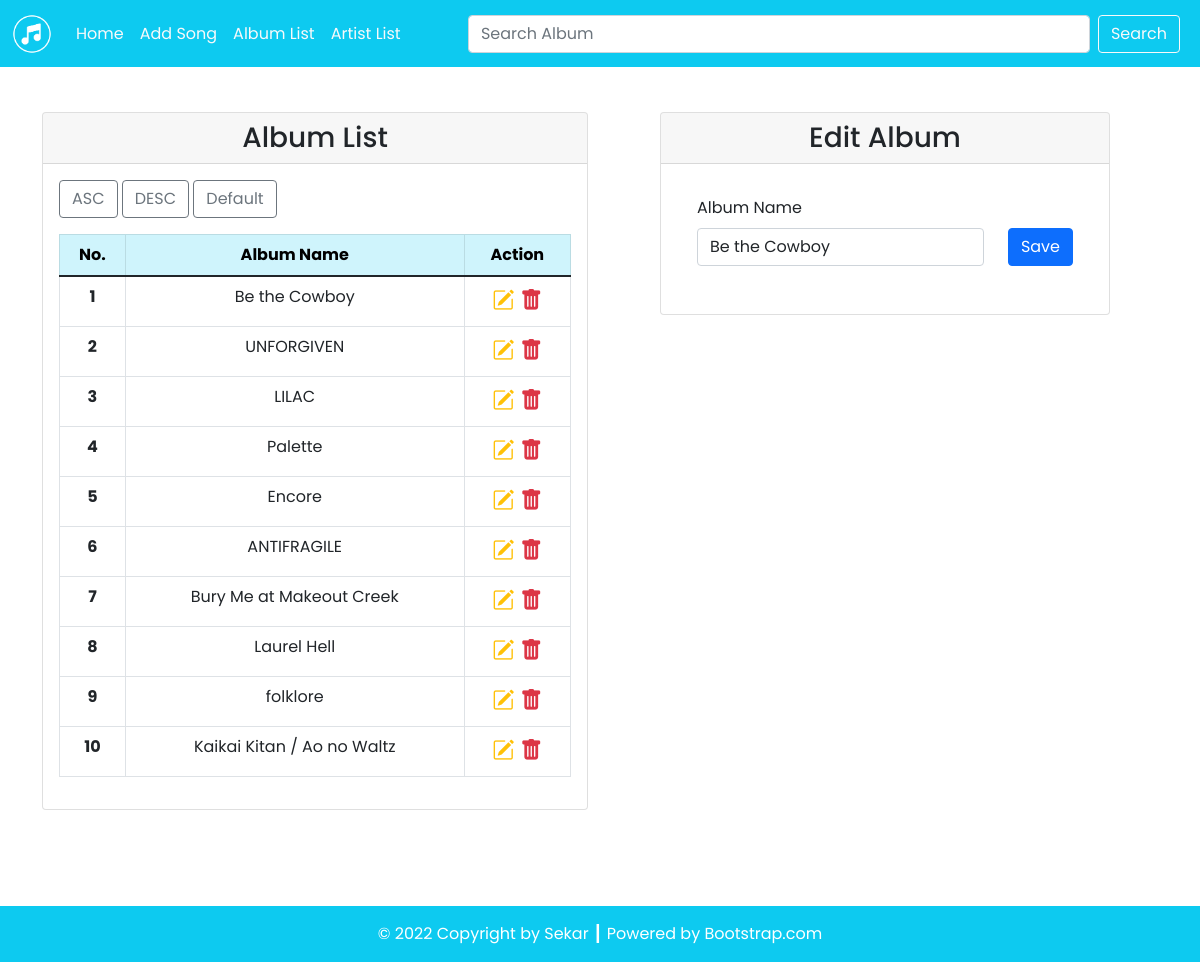
Page /source_code/album.php?id=1 on the committed database.
### tables this page shows
CREATE TABLE `album` (
  `album_id` int(11) NOT NULL AUTO_INCREMENT,
  `album_name` varchar(100) DEFAULT NULL,
  PRIMARY KEY (`album_id`)
);

### source_code/config/db.php (called while the page is built)
<?php
$DB_HOST = "localhost";
$DB_USERNAME = "root";
$DB_PASSWORD = "";
$DB_NAME = "db_song";

### source_code/classes/DB.php (called while the page is built, shortened)
<?php
class DB
{
    private $hostname;
    private $username;
    private $password;
    private $dbname;
    private $conn;
    private $result;
    function __construct($hostname, $username, $password, $dbname)
    {
        $this->hostname = $hostname;
        $this->username = $username;
        $this->password = $password;
        $this->dbname = $dbname;
    }
    function open()
    {
        $this->conn = mysqli_connect($this->hostname, $this->username, $this->password, $this->dbname);
    }
    function execute($query)
    {
        $this->result = mysqli_query($this->conn, $query);
    }
    function getResult()
    {
        return mysqli_fetch_array($this->result);
    }
}

### source_code/classes/Album.php (called while the page is built, shortened)
<?php
class Album extends DB
{
    function getAlbum()
    {
        $query = "SELECT * FROM album";
        return $this->execute($query);
    }
    function getAlbumById($id)
    {
        $query = "SELECT * FROM album WHERE album_id=$id";
        return $this->execute($query);
    }
}

### source_code/album.php (the view, shortened to what this page needs)
<?php
include('config/db.php');
include('classes/DB.php');
include('classes/Album.php');
include('classes/Template.php');
$album = new Album($DB_HOST, $DB_USERNAME, $DB_PASSWORD, $DB_NAME);
$album->open();
$album->getAlbum();
$header = '<tr>
<th scope="row">No.</th>
<th scope="row">Album Name</th>
<th scope="row">Action</th>
</tr>';
$data = null;
$no = 1;
while ($alb = $album->getResult()) {
    $data .= '<tr>
    <th scope="row">' . $no . '</th>
    <td>' . $alb['album_name'] . '</td>
    <td style="font-size: 22px;">
        <a href="album.php?id=' . $alb['album_id'] . '" title="Edit Data"><i class="bi bi-pencil-square text-warning"></i></a>&nbsp;<a href="album.php?hapus=' . $alb['album_id'] . '" title="Delete Data"><i class="bi bi-trash-fill text-danger"></i></a>
        </td>
    </tr>';
    $no++;
}
if (isset($_GET['id'])) {
    $id = $_GET['id'];
    if ($id > 0) {
        $album->getAlbumById($id);
    }
}

### source_code/classes/Template.php (shortened to what this page needs)
<?php
class Template
{
    var $content = '';
    function __construct($filename = '')
    {
        $this->content = implode('', @file($filename));
    }
    function clear()
    {
        $this->content = preg_replace("/DATA_[A-Z|_|0-9]+/", "", $this->content);
    }
    function write()
    {
        print $this->content;
    }
    function replace($old = '', $new = '')
    {
        if (is_int($new)) {
            $value = sprintf("%d", $new);
        } elseif (is_float($new)) {
            $value = sprintf("%f", $new);
        } elseif (is_array($new)) {
            $value = '';
            foreach ($new as $item) {
                $value .= $item . ' ';
            }
        } else {
            $value = $new;
        }
        $this->content = preg_replace("/$old/", $value, $this->content);
    }
}

### rows in the picture
album: album_name (picture), album_name "Be the Cowboy"
album: album_name "UNFORGIVEN"
album: album_name "LILAC"
album: album_name "Palette"
album: album_name "Encore"
album: album_name "ANTIFRAGILE"
album: album_name "Bury Me at Makeout Creek"
album: album_name "Laurel Hell"
album: album_name "folklore"
album: album_name "Kaikai Kitan / Ao no Waltz"
